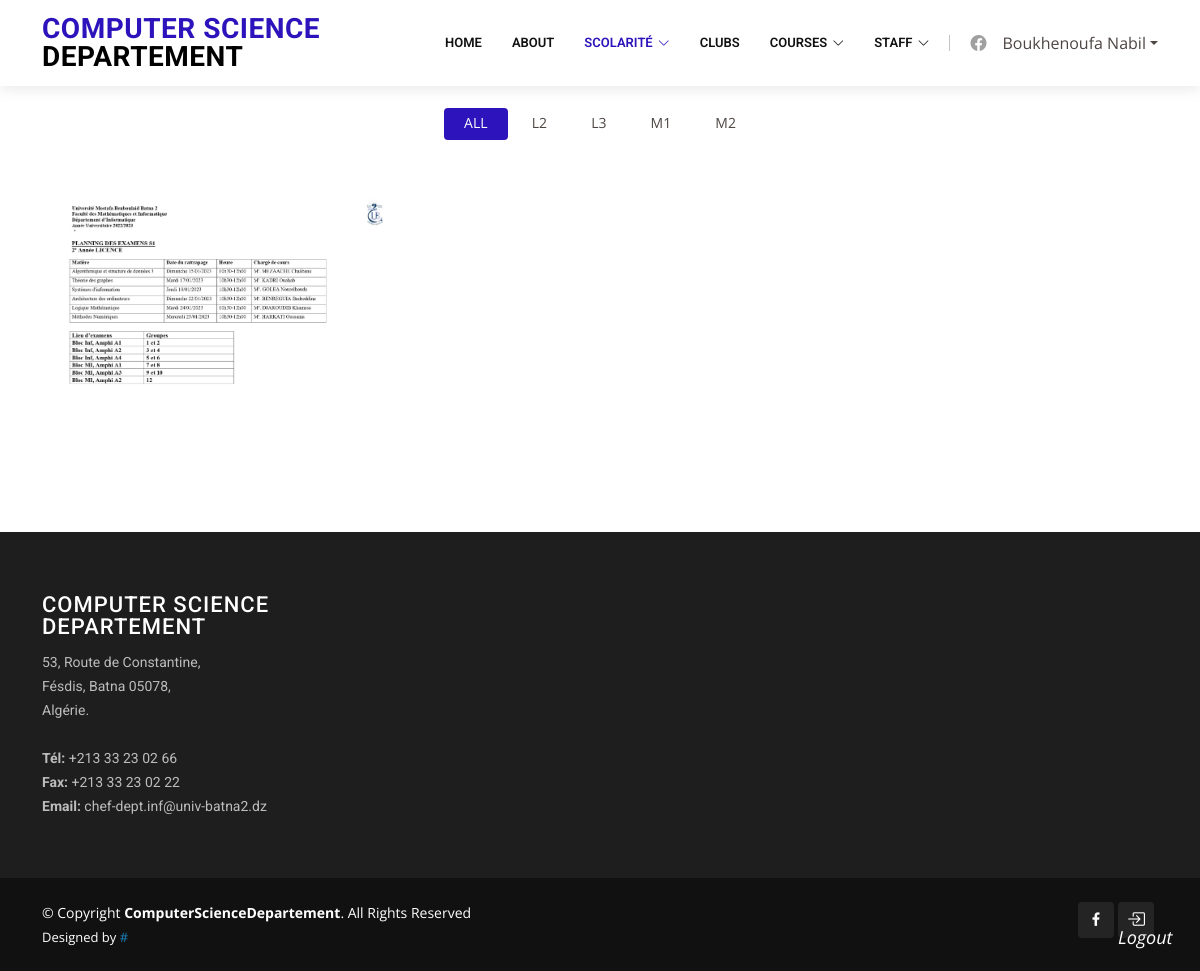
/scolarite/planningexams (signed in), run on the app's committed database.
### core/models.py (models this page shows, shortened)
class User(AbstractBaseUser, PermissionsMixin):
    email = models.EmailField(blank=True, default='', unique=True)
    name = models.CharField(max_length=255, blank=True, default='')
    bio = models.TextField(blank=True, default='')
    image = models.ImageField(upload_to='images', blank=True, null=True , default='images/defaultprofile.png')
    courses = models.ManyToManyField(
        Course,
        blank=True
    )
    is_active = models.BooleanField(default=True)
    is_superuser = models.BooleanField(default=False)
    is_staff = models.BooleanField(default=False)
    date_joined = models.DateTimeField(default=timezone.now)
    last_login = models.DateTimeField(blank=True, null=True)
    objects = CustomUserManager()
    USERNAME_FIELD = 'email'
    EMAIL_FIELD = 'email'
    REQUIRED_FIELDS = []
    class Meta:
        verbose_name = 'User'
        verbose_name_plural = 'Users'

class PlanningExam(models.Model):
    document = models.ImageField(upload_to='images')
    degree = models.ForeignKey(Degree, on_delete=models.CASCADE)
    Speciality = models.ForeignKey(Speciality, on_delete=models.CASCADE)
    class Meta:
        unique_together = ('Speciality',)

### core/views.py (the view)
# urls.py: path('scolarite/planningexams', planningexams , name='planningexams'),
def planningexams(request):
    planningexams = PlanningExam.objects.all()
    return render(request, 'core/planningexams.html' ,{'planningexams': planningexams})

### core/models.py (called while the page is built)
    def __str__(self):
        return self.get_name_display()

### core/templates/core/planningexams.html (shortened to what this page needs)
{% load static %}
<!DOCTYPE html>
<html lang="en">
<head>
  <link href="{% static 'vendor/animate.css/animate.min.css' %}" rel="stylesheet">
  <link href="{% static 'vendor/aos/aos.css' %}" rel="stylesheet">
  <link href="{% static 'vendor/bootstrap/css/bootstrap.min.css' %}" rel="stylesheet">
  <link href="{% static 'vendor/bootstrap-icons/bootstrap-icons.css' %}" rel="stylesheet">
  <link href="{% static 'vendor/boxicons/css/boxicons.min.css' %}" rel="stylesheet">
  <link href="{% static 'vendor/glightbox/css/glightbox.min.css' %}" rel="stylesheet">
  <link href="{% static 'vendor/remixicon/remixicon.css' %}" rel="stylesheet">
  <link href="{% static 'vendor/swiper/swiper-bundle.min.css' %}" rel="stylesheet">
  <link href="{% static 'css/style.css' %}" rel="stylesheet">
</head>
<body>
  {% include 'core/components/header.html' %}
  <main id="main">
    <br><br>
    <section id="portfolio" class="portfolio">
      <div class="container">
        <div class="row" data-aos="fade-up">
          <div class="col-lg-12 d-flex justify-content-center">
            <ul id="portfolio-flters">
              <li data-filter="*" class="filter-active">All</li>
              <li data-filter=".filter-l2">L2</li>
              <li data-filter=".filter-l3">L3</li>
              <li data-filter=".filter-m1">M1</li>
              <li data-filter=".filter-m2">M2</li>
            </ul>
          </div>
        </div>
        <div class="row portfolio-container" data-aos="fade-up">
          {% for planningexam in planningexams%}
          <div class="col-lg-4 col-md-6 portfolio-item filter-{{planningexam.Speciality.degree.name}}">
            <a href="{{planningexam.document.url}}" data-gallery="portfolioGallery" class="portfolio-lightbox preview-link" title="{{planningexam.degree}}"><img src="{{planningexam.document.url}}" class="img-fluid" alt=""></a>
          </div>
          {% endfor%}
        </div>
      </div>
    </section>
  </main>
  {% include 'core/components/footer.html' %}
</body>
</html>

### core/templates/core/components/header.html (shortened to what this page needs)
<header id="header" class="fixed-top">
    <div class="container d-flex align-items-center">
      <h1 class="logo me-auto" data-aos="fade-right"><a href="{% url 'index' %}"><span> Computer science</span> Departement </a></h1>
      <nav id="navbar" class="navbar order-last order-lg-0">
        <ul>
          <li><a class="{% if request.path == '/' %}active{% endif %} "href="{% url 'index' %}">Home</a></li>
          <li><a class="{% if request.path == '/about/' %}active{% endif %} "href="{% url 'about' %}">About</a></li>
          <li class="dropdown"><a class="{% if 'scolarite' in request.path %}active{% endif %} " href="#"><span>Scolarité</span> <i class="bi bi-chevron-down"></i></a>
          </li>
          <li><a class="{% if request.path == 'clubs' %}active{% endif %} "href="{% url 'clubs' %}">Clubs</a></li>
          <li class="dropdown"><a class="{% if 'courses' in request.path %}active{% endif %} " href="#"><span>Courses</span> <i class="bi bi-chevron-down"></i></a>
          </li>
          <li class="dropdown"><a class="{% if 'staff' in request.path %}active{% endif %} " href="#"><span>Staff</span> <i class="bi bi-chevron-down"></i></a>
          </li>
        </ul>
      </nav>
      <div class="header-social-links d-flex">
        <a href="https://www.facebook.com/chefdepartementinformatiquebatna" target="_blank" class="facebook"><i class="bu bi-facebook"></i></a>
      </div>
      {%if user.is_authenticated%}
      <a class="nav-link nav-profile d-flex align-items-center pe-0" href="#" data-bs-toggle="dropdown">
        <span class="d-none d-md-block dropdown-toggle ps-3">{{user.name}}</span>
      </a>
    </div>
    {%endif%}
  </header>

### core/static/css/style.css (style rules this page uses)
body { font-family: "Open Sans", sans-serif; color: #4d4643; }
a { color: #1b82bd; text-decoration: none; }
h1, h2, h3, h4, h5, h6 { font-family: "Roboto", sans-serif; }
#header { background: #fff; transition: all 0.5s; z-index: 997; padding: 15px 0; box-shadow: 0px 2px 15px rgba(0, 0, 0, 0.1); }
#header .logo { font-size: 28px; margin: 0; padding: 0; line-height: 1; font-weight: 700; letter-spacing: 0.5px; text-transform: uppercase; }
#header .logo a { color: #000000; }
#header .logo a span { color: #2c13bb; }
.header-social-links { margin-left: 20px; border-left: 1px solid #c4c4c4; }
.header-social-links a { color: #a0a0a0; display: inline-block; line-height: 0px; transition: 0.3s; padding-left: 20px; }
.header-social-links a i { line-height: 0; }
.navbar { padding: 0; }
.navbar ul { margin: 0; padding: 0; display: flex; list-style: none; align-items: center; }
.navbar li { position: relative; }
.navbar a, .navbar a:focus { display: flex; align-items: center; justify-content: space-between; padding: 10px 0 10px 30px; font-family: "Roboto", sans-serif; font-size: 13px; font-weight: 600; color: #111; white-space: nowrap; text-transform: uppercase; transition: 0.3s; }
.navbar a i, .navbar a:focus i { font-size: 12px; line-height: 0; margin-left: 5px; }
.navbar a:hover, .navbar .active, .navbar .active:focus, .navbar li:hover>a { color: #2c13bb; }
section { padding: 60px 0; overflow: hidden; }
.portfolio #portfolio-flters { padding: 0; margin: 0 auto 50px auto; list-style: none; text-align: center; }
.portfolio #portfolio-flters li { cursor: pointer; display: inline-block; padding: 8px 20px 10px 20px; font-size: 14px; font-weight: 400; line-height: 1; text-transform: uppercase; color: #4d4643; transition: all 0.3s; border-radius: 4px; }
.portfolio #portfolio-flters li:hover, .portfolio #portfolio-flters li.filter-active { color: #fff; background: #2c13bb; }
.portfolio #portfolio-flters li:last-child { margin-right: 0; }
.portfolio .portfolio-item { margin-bottom: 30px; }

### data on the page
User: name "Boukhenoufa Nabil"
PlanningExam: document (picture)
